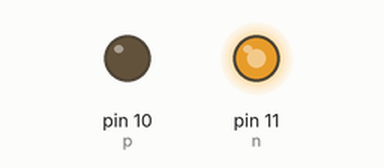
A sketch run on a simulated Arduino Uno, built with avr-gcc and run on an emulated ATmega328P. Shown: output pins drawn as LEDs (lit = HIGH).

Above: at 0.05 s.
At 4.0 s:
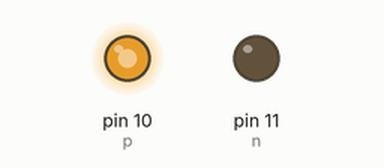
Timing chart, 0 to 5.2 s (numbered marks = the images above):
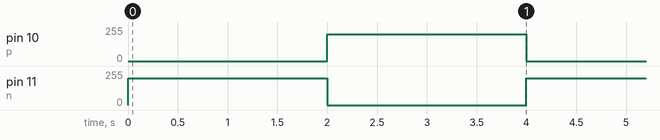

The sketch:

04_motor_control__+-_.ino
```cpp
// Motor control

const int p = 10, n = 11;  // ~(pwm)
void setup()
{
  	pinMode(p, OUTPUT);
    pinMode(n, OUTPUT);


}


void loop() {
	analogWrite(p, 0);    // using pwm pin control voltage.(analogWrite();)
  analogWrite(n, 200);      // 3.92 v
  delay(2000);
  analogWrite(p, 200);     // 3.92 v
  analogWrite(n, 0);
  delay(2000);

}
```

Measured:
- by itself, pin 10 (p), pin 11 (n): alternates 200/255 for 2.0 s and 0/255 for 2.0 s
